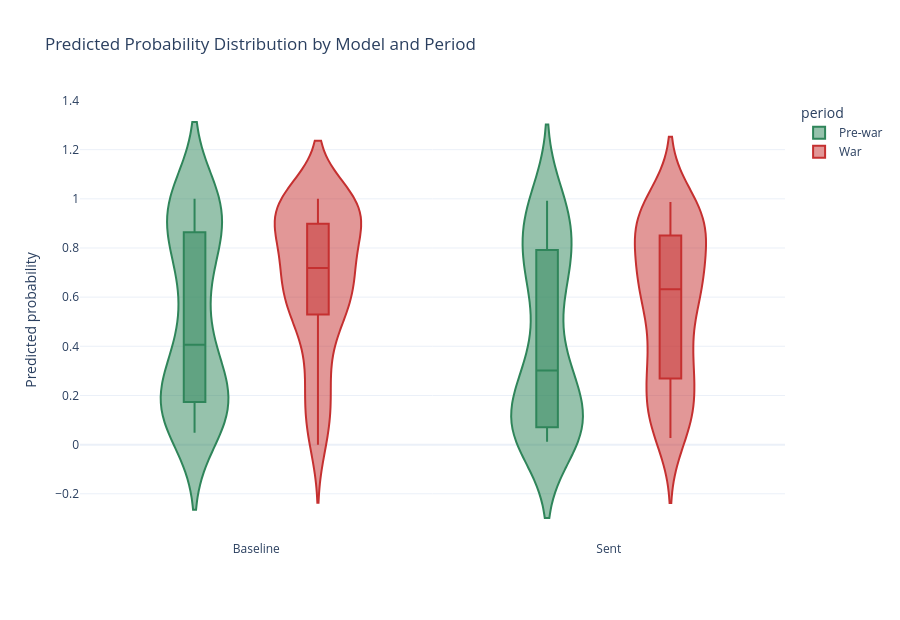

The notebook cell this image was saved under:
### Markdown cell above
## Predicted Probability Distribution by Model and Period

This plot is a behavior check after the event evidence. Probabilities close to `0.5` are low-conviction calls, while probabilities farther away from `0.5` are stronger directional views. A wider or shifted distribution is not automatically better; it only matters if it produces extra correct calls, which the previous plots already tested.

### Code cell
# Compare the probability distributions to see how model conviction changes across regimes.
fig = px.violin(
    prob_long,
    x='model',
    y='probability',
    color='period',
    box=True,
    points=False,
    title='Predicted Probability Distribution by Model and Period',
    color_discrete_map={'Pre-war': '#2f855a', 'War': '#c53030'},
)
fig.update_layout(xaxis_title='', yaxis_title='Predicted probability', height=620)
fig.show()

### Figure 1 — Plotly figure (JSON) as saved in the notebook; plotly's stock layout.template omitted (floating-point values rounded to 4 significant figures; data arrays with more than 128 entries replaced by an {"elided": "..."} marker saying what was removed)
{"data": [{"alignmentgroup": "True", "box": {"visible": true}, "hovertemplate": "period=Pre-war<br>model=%{x}<br>probability=%{y}<extra></extra>", "legendgroup": "Pre-war", "marker": {"color": "#2f855a"}, "name": "Pre-war", "offsetgroup": "Pre-war", "orientation": "v", "points": false, "scalegroup": "True", "showlegend": true, "type": "violin", "x": {"elided": "166 str values"}, "x0": " ", "xaxis": "x", "y": {"elided": "166 float values"}, "y0": " ", "yaxis": "y"}, {"alignmentgroup": "True", "box": {"visible": true}, "hovertemplate": "period=War<br>model=%{x}<br>probability=%{y}<extra></extra>", "legendgroup": "War", "marker": {"color": "#c53030"}, "name": "War", "offsetgroup": "War", "orientation": "v", "points": false, "scalegroup": "True", "showlegend": true, "type": "violin", "x": {"elided": "178 str values"}, "x0": " ", "xaxis": "x", "y": {"elided": "178 float values"}, "y0": " ", "yaxis": "y"}], "layout": {"height": 620, "legend": {"title": {"text": "period"}, "tracegroupgap": 0}, "title": {"text": "Predicted Probability Distribution by Model and Period"}, "violinmode": "group", "xaxis": {"anchor": "y", "domain": [0, 1], "title": {"text": ""}}, "yaxis": {"anchor": "x", "domain": [0, 1], "title": {"text": "Predicted probability"}}}}
